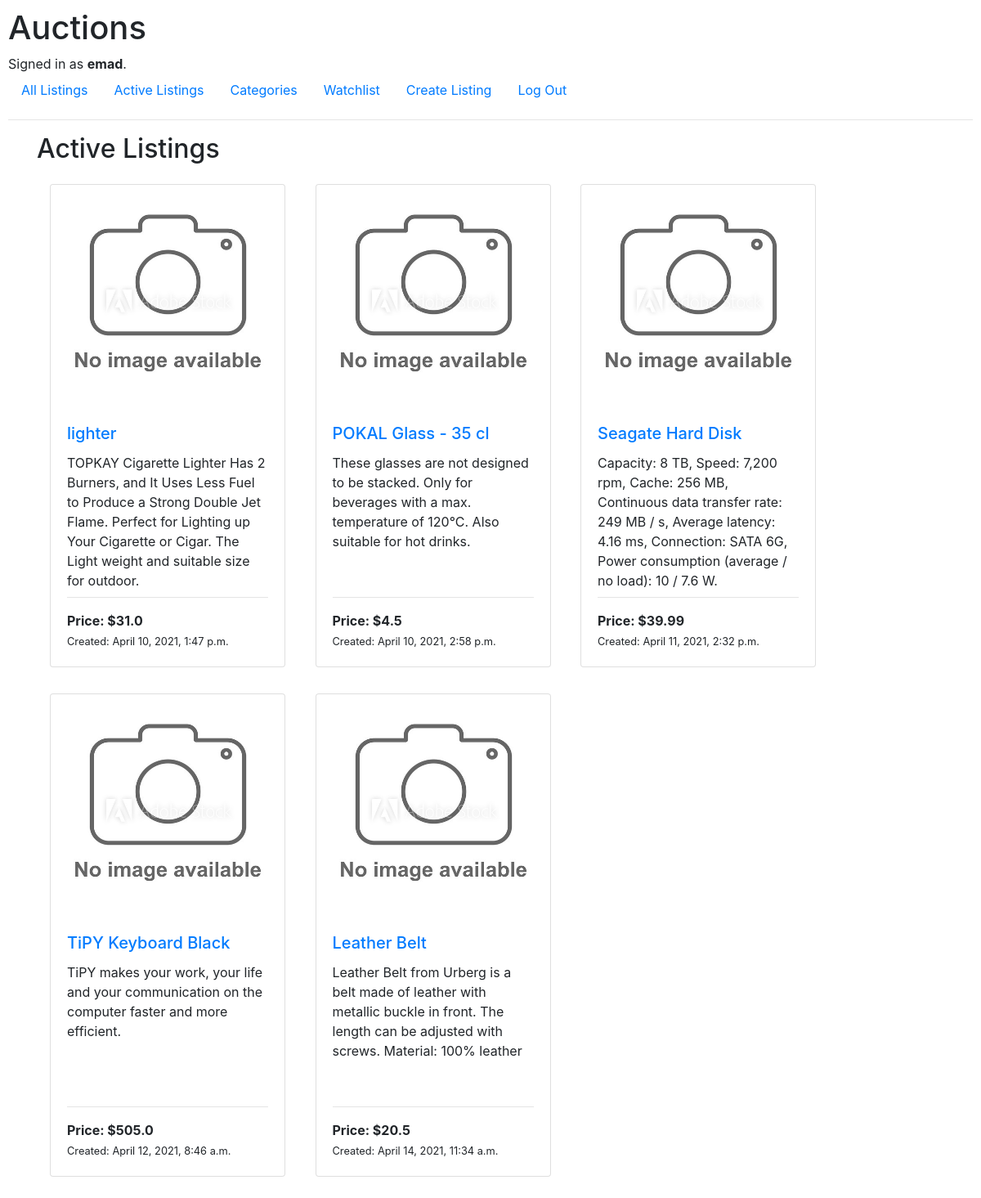
The app's page /all (signed in) with its own data.
### auctions/models.py (models this page shows, shortened)
class User(AbstractUser):
    watchlist = models.ManyToManyField('auctions.AuctionListing', blank=True, related_name="followers")

class AuctionListing(models.Model):
    title = models.CharField(max_length=24)
    description = models.TextField(max_length=199)
    bidInit_val = models.FloatField()
    photoUrl = models.TextField()
    category = models.CharField(max_length=64)
    createdAt = models.DateTimeField(default=datetime.now, blank=True)
    listedBy = models.ForeignKey(User, on_delete=models.CASCADE, related_name="listings_posted")
    active_state = models.IntegerField()

### auctions/views.py (the view)
# urls.py: path("all", views.all, name="all"),
def all(request):
    auctionListings = AuctionListing.objects.all()
    for auctionListing in auctionListings:
        maxPrice = Bid.objects.filter(listing=auctionListing).aggregate(Max('bid_val'))
        auctionListing.maxPrice = (maxPrice['bid_val__max'])
    return render(request, "auctions/index.html", {
        "auctionListings": auctionListings
    })

### auctions/templates/auctions/index.html
{% extends "auctions/layout.html" %}
{% block body %}
<div class="container">
    <h2>Active Listings</h2>
    {% for auctionListing in auctionListings %}
    <div class="card" style="width: 18rem; display: inline-block; margin: 1rem;">
        <img src="{{auctionListing.photoUrl}}" class="card-img-top"
        onerror="this.onerror=null;this.src='../../../../static/auctions/no_img_available.jpg';"
        alt="{{auctionListing.title}}" style="padding: 1rem; height: 17rem;">
        <div class="card-body">
            <h5 class="card-title">
                {% if user.is_authenticated %}
                    <a href="{% url 'showlisting' auctionListing.id %}">{{auctionListing.title}}</a>
                {% else %}
                    <h5 style="color: #007bff;">{{auctionListing.title}}</h5>
                {% endif %}
            </h5>
            <p class="card-text" style="height: 10rem;">{{auctionListing.description}}</p>
            <hr>
            {% if auctionListing.maxPrice %}
                <strong style="display: block;">Price: ${{auctionListing.maxPrice}}</strong>
            {% else %}
                <strong style="display: block;">Price: ${{auctionListing.bidInit_val}}</strong>
            {% endif %}
            <small>Created: {{auctionListing.createdAt}}</small>
        </div>
      </div>
    {% endfor %}
</div>
{% endblock %}

### auctions/templates/auctions/layout.html (shortened to what this page needs)
{% load static %}
<!DOCTYPE html>
<html lang="en">
    <head>
        <link href="{% static 'auctions/styles.css' %}" rel="stylesheet">
        <link rel="stylesheet" href="https://stackpath.bootstrapcdn.com/bootstrap/4.4.1/css/bootstrap.min.css">
    </head>
    <body>
        <h1>Auctions</h1>
        <div>
            {% if user.is_authenticated %}
                Signed in as <strong>{{ user.username }}</strong>.
            {% else %}
                Not signed in.
            {% endif %}
        </div>
        <ul class="nav">
            <li class="nav-item">
                <a class="nav-link" href="{% url 'all' %}">All Listings</a>
            </li>
            <li class="nav-item">
                <a class="nav-link" href="{% url 'index' %}">Active Listings</a>
            </li>
            {% if user.is_authenticated %}
                <li class="nav-item">
                    <a class="nav-link" href="{% url 'categories' %}">Categories</a>
                </li>
                <li class="nav-item">
                    <a class="nav-link" href="{% url 'watchlist' %}">Watchlist</a>
                </li>
                <li class="nav-item">
                    <a class="nav-link" href="{% url 'create' %}">Create Listing</a>
                </li>
                <li class="nav-item">
                    <a class="nav-link" href="{% url 'logout' %}">Log Out</a>
                </li>
            {% endif %}
        </ul>
        <hr>
        {% block body %}
        {% endblock %}
    </body>
</html>

### auctions/static/auctions/styles.css (style rules this page uses)
body { padding: 10px; }

### records on screen
User: username "emad"
AuctionListing: title "lighter", description "TOPKAY Cigarette Lighter Has 2 Burners, and It Uses Less Fuel to Produce a Strong Double Jet Flame. Perfect for Lighting up Your Cigarette or Cigar. The Light weight and suitable size for outdoor.", maxPrice "31.0", createdAt "April 10, 2021, 1:47 p.m."
AuctionListing: title "POKAL Glass - 35 cl", description "These glasses are not designed to be stacked. Only for beverages with a max. temperature of 120°C. Also suitable for hot drinks.", maxPrice "4.5", createdAt "April 10, 2021, 2:58 p.m."
AuctionListing: title "Seagate Hard Disk", description "Capacity: 8 TB, Speed: 7,200 rpm, Cache: 256 MB, Continuous data transfer rate: 249 MB / s, Average latency: 4.16 ms, Connection: SATA 6G, Power consumption (average / no load): 10 / 7.6 W.", bidInit_val "39.99", createdAt "April 11, 2021, 2:32 p.m."
AuctionListing: title "TiPY Keyboard Black", description "TiPY makes your work, your life and your communication on the computer faster and more efficient.", maxPrice "505.0", createdAt "April 12, 2021, 8:46 a.m."
AuctionListing: title "Leather Belt", description "Leather Belt from Urberg is a belt made of leather with metallic buckle in front. The length can be adjusted with screws. Material: 100% leather", maxPrice "20.5", createdAt "April 14, 2021, 11:34 a.m."
